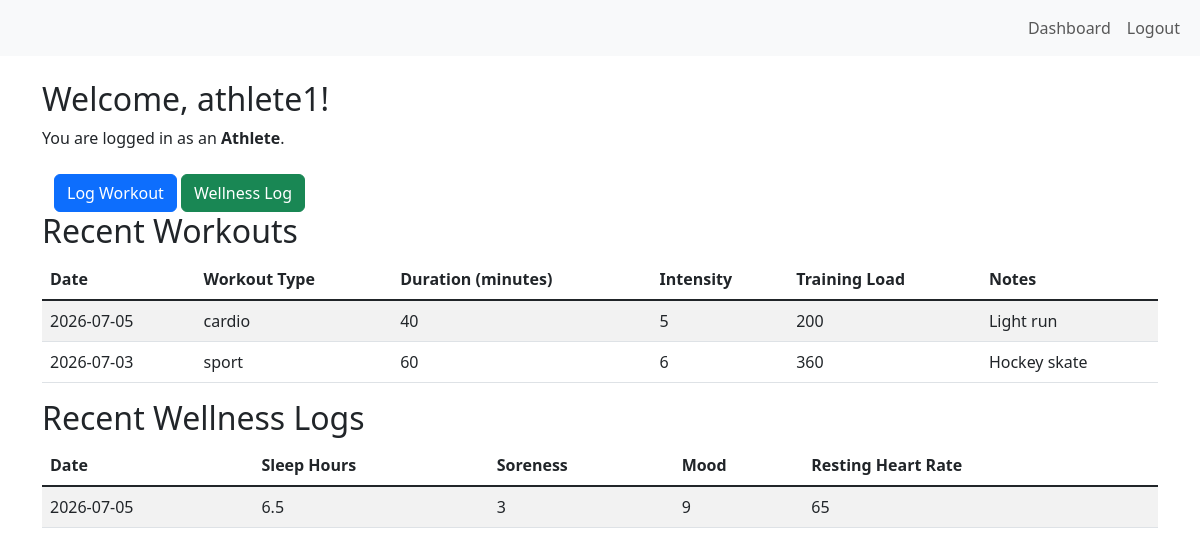
The app's page /athlete/dashboard (signed in), older data.
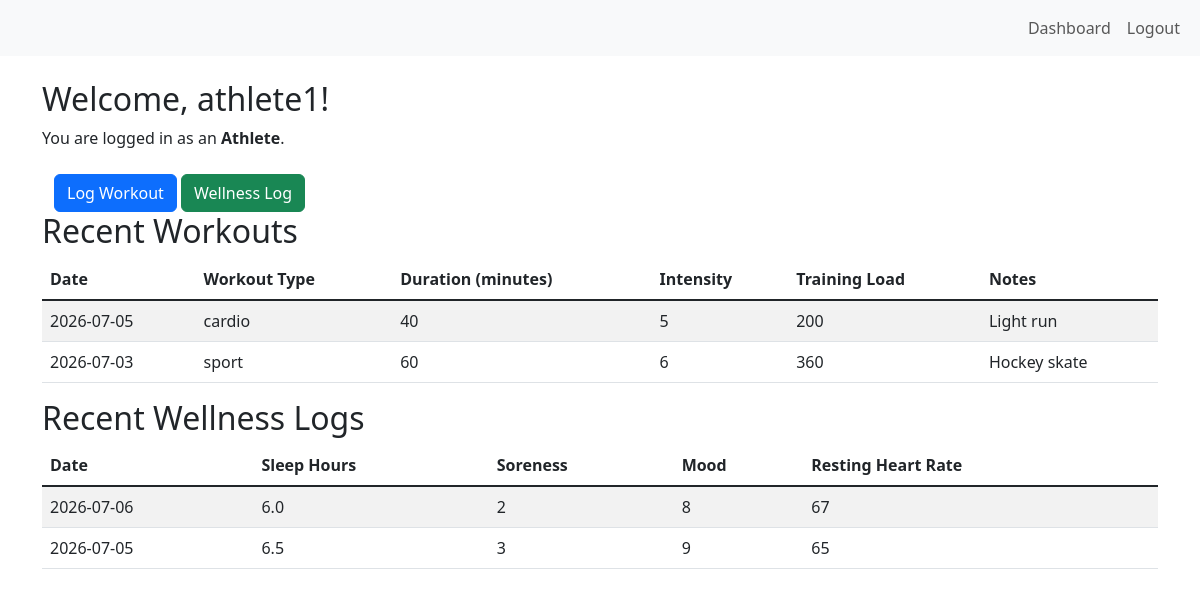
The same page, newer data.
### app/models.py (models this page shows)
class User(UserMixin, db.Model):
    id = db.Column(db.Integer, primary_key=True)
    username = db.Column(db.String(150), unique=True, nullable=False)
    email = db.Column(db.String(150), unique=True, nullable=False)
    password_hash = db.Column(db.String(256), nullable=False)
    role = db.Column(db.String(50), nullable=False)  # 'coach' or 'athlete'
    created_at = db.Column(db.DateTime, default=datetime.utcnow)

class WorkoutLog(db.Model):
    id = db.Column(db.Integer, primary_key=True)
    athlete_id = db.Column(db.Integer, db.ForeignKey('user.id'), nullable=False)
    date = db.Column(db.DateTime, default=datetime.utcnow, nullable=False)
    workout_type = db.Column(db.String(100), nullable=False)
    duration_minutes = db.Column(db.Integer, nullable=False)
    intensity = db.Column(db.Integer, nullable=False)  # e.g., 1-10 scale
    notes = db.Column(db.Text, nullable=True)
    @property
    def training_load(self):
        return self.duration_minutes * self.intensity

class WellnessLog(db.Model):
    id = db.Column(db.Integer, primary_key=True)
    athlete_id = db.Column(db.Integer, db.ForeignKey('user.id'), nullable=False)
    date = db.Column(db.DateTime, default=datetime.utcnow, nullable=False)
    sleep_hours = db.Column(db.Float, nullable=False)
    soreness = db.Column(db.Integer, nullable=False)  #1-10 scale
    mood = db.Column(db.Integer, nullable=False)  # 1-10 scale
    resting_heart_rate = db.Column(db.Integer, nullable=True)

### app/routes.py (the view)
@main_bp.route('/athlete/dashboard')
@login_required
def athlete_dashboard():
    if current_user.role != 'athlete':
        abort(403)  # cannot access if not an athlete
    workout_logs = WorkoutLog.query.filter_by(athlete_id=current_user.id).order_by(WorkoutLog.date.desc()).limit(7).all()
    wellness_logs = WellnessLog.query.filter_by(athlete_id=current_user.id).order_by(WellnessLog.date.desc()).limit(7).all()
    return render_template('athlete_dashboard.html', workout_logs=workout_logs, wellness_logs=wellness_logs)

### app/__init__.py (called while the page is built)
def create_app():
    app = Flask(__name__, template_folder='../templates/')
    app.config.from_object(Config)
    db.init_app(app)
    login_manager.init_app(app)
    from app.models import User
    @login_manager.user_loader
    def load_user(user_id):
        return User.query.get(int(user_id))
    from app.routes import main_bp
    app.register_blueprint(main_bp)
    return app

### templates/athlete_dashboard.html
{% extends "base.html" %}
{% block content %}
<div class="container mt-4">
    <h2>Welcome, {{ current_user.username }}!</h2>
    <p>You are logged in as an <strong>Athlete</strong>.</p>
    <div class="container-fluid mt-4">
        <a href="{{ url_for('main.workout_log') }}" class="btn btn-primary">Log Workout</a>
        <a href="{{ url_for('main.wellness_log') }}" class="btn btn-success">Wellness Log</a>
    </div>
    <h2>Recent Workouts</h2>
    {% if workout_logs %}
        <table class="table table-striped table-hover">
            <thead>
                <tr>
                    <th>Date</th>
                    <th>Workout Type</th>
                    <th>Duration (minutes)</th>
                    <th>Intensity</th>
                    <th>Training Load</th>
                    <th>Notes</th>
                </tr>
            </thead>
            <tbody class="table-group-divider">
                {% for log in workout_logs %}
                <tr>
                    <td>{{ log.date.strftime('%Y-%m-%d') }}</td>
                    <td>{{ log.workout_type }}</td>
                    <td>{{ log.duration_minutes }}</td>
                    <td>{{ log.intensity }}</td>
                    <td>{{ log.training_load }}</td>
                    <td>{{ log.notes }}</td>
                </tr>
                {% endfor %}
            </tbody>
        </table>
    {% else %}
        <p>No recent workouts logged.</p>
    {% endif %}
    <h2>Recent Wellness Logs</h2>
    {% if wellness_logs %}
        <table class="table table-striped table-hover">
            <thead>
                <tr>
                    <th>Date</th>
                    <th>Sleep Hours</th>
                    <th>Soreness</th>
                    <th>Mood</th>
                    <th>Resting Heart Rate</th>
                </tr>
            </thead>
            <tbody class="table-group-divider">
                {% for log in wellness_logs %}
                <tr>
                    <td>{{ log.date.strftime('%Y-%m-%d') }}</td>
                    <td>{{ log.sleep_hours }}</td>
                    <td>{{ log.soreness }}</td>
                    <td>{{ log.mood }}</td>
                    <td>{{ log.resting_heart_rate }}</td>
                </tr>
                {% endfor %}
            </tbody>
        </table>
    {% else %}
        <p>No recent wellness logs.</p>
    {% endif %}
</div>
{% endblock %}

### templates/base.html (shortened to what this page needs)
<!DOCTYPE html>
<html lang="en">
<head>
    <link href="https://cdn.jsdelivr.net/npm/bootstrap@5.3.0/dist/css/bootstrap.min.css" rel="stylesheet">
</head>
<body>
    <nav class ="navbar navbar-expand-lg navbar-light bg-light">
        <div class="container-fluid">
            <div class="collapse navbar-collapse" id="navbarNav">
            {% if current_user.is_authenticated %}
                <ul class="navbar-nav ms-auto">
                    <li class="nav-item">
                        <a class="nav-link" href="{{ url_for('main.dashboard') }}">Dashboard</a>
                    </li>
                    <li class="nav-item">
                        <a class="nav-link" href="{{ url_for('main.logout') }}">Logout</a>
                    </li>
                </ul>
            {% endif %}
            </div>
        </div>
    </nav>
    {% block content %}
    {% endblock %}
</body>
</html>

Row changes from the older to the newer data that the page shows:
added WellnessLog: date "2026-07-06", sleep_hours "6.0", soreness "2", mood "8", resting_heart_rate "67"
